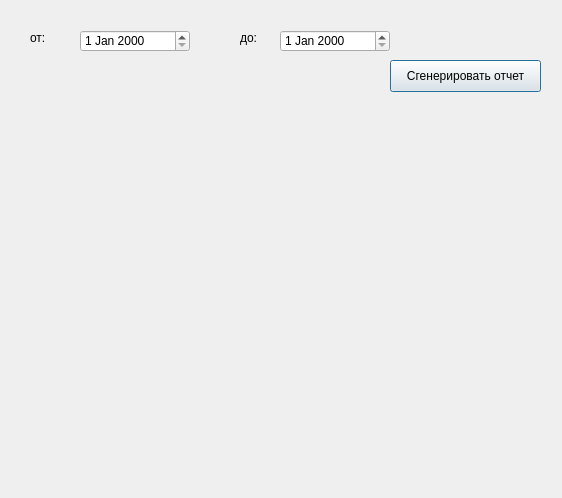
<?xml version="1.0" encoding="UTF-8"?>
<ui version="4.0">
 <class>ReportWindow</class>
 <widget class="QDialog" name="ReportWindow">
  <property name="geometry">
   <rect>
    <x>0</x>
    <y>0</y>
    <width>562</width>
    <height>498</height>
   </rect>
  </property>
  <property name="windowTitle">
   <string>Dialog</string>
  </property>
  <widget class="QDateEdit" name="startDateEdit">
   <property name="geometry">
    <rect>
     <x>80</x>
     <y>30</y>
     <width>110</width>
     <height>22</height>
    </rect>
   </property>
  </widget>
  <widget class="QDateEdit" name="endDateEdit">
   <property name="geometry">
    <rect>
     <x>280</x>
     <y>30</y>
     <width>110</width>
     <height>22</height>
    </rect>
   </property>
  </widget>
  <widget class="QWidget" name="gridLayoutWidget">
   <property name="geometry">
    <rect>
     <x>10</x>
     <y>120</y>
     <width>531</width>
     <height>351</height>
    </rect>
   </property>
   <layout class="QGridLayout" name="gridLayout"/>
  </widget>
  <widget class="QPushButton" name="generateReportButton">
   <property name="geometry">
    <rect>
     <x>390</x>
     <y>60</y>
     <width>151</width>
     <height>32</height>
    </rect>
   </property>
   <property name="text">
    <string>Сгенерировать отчет</string>
   </property>
  </widget>
  <widget class="QLabel" name="label">
   <property name="geometry">
    <rect>
     <x>30</x>
     <y>30</y>
     <width>58</width>
     <height>16</height>
    </rect>
   </property>
   <property name="text">
    <string>от:</string>
   </property>
  </widget>
  <widget class="QLabel" name="label_2">
   <property name="geometry">
    <rect>
     <x>240</x>
     <y>30</y>
     <width>58</width>
     <height>16</height>
    </rect>
   </property>
   <property name="text">
    <string>до:</string>
   </property>
  </widget>
 </widget>
 <resources/>
 <connections/>
</ui>
